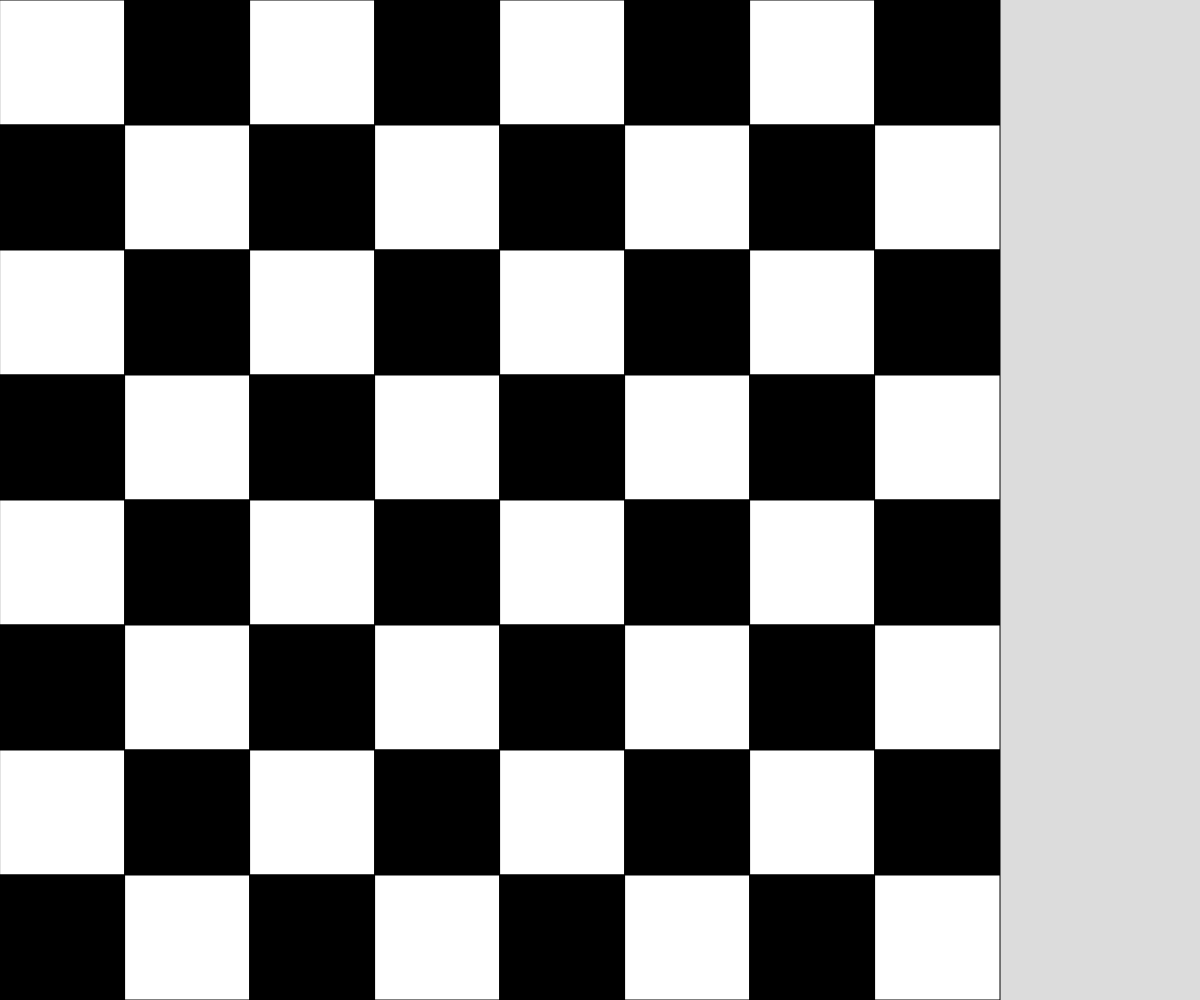
Frame 1 (no input)
Frame 60 (no input): identical to frame 1, image omitted
Frame 120 (the mouse pressed at the canvas centre since frame 60): identical to frame 1, image omitted

The p5.js sketch that drew this single still picture (run headless with seeded random() and noise() and a simulated clock; from frame 60 on, the mouse is pressed at the canvas centre):

// p5.js sketch
// ── sketch.js
function setup() {
  createCanvas(windowWidth, windowHeight);
}

function draw() {
  background(220);
  drawChessBoard();
}

function drawChessBoard() {
  let cellSize;
  if (width >= height) {
    cellSize = height/8;
  }
  else if (height > width) {
    cellSize = width/8;
  }
  let isWhite = true;
  for (let x = 0; x < 8; x++) {
    for (let y = 0; y < 8; y++) {
      if (isWhite) {
        fill(255);
      }
      else {
        fill(0);
      }
      rect(x * cellSize, y * cellSize, cellSize, cellSize);
      isWhite = !isWhite;
    }
    isWhite = !isWhite;
  }
}
